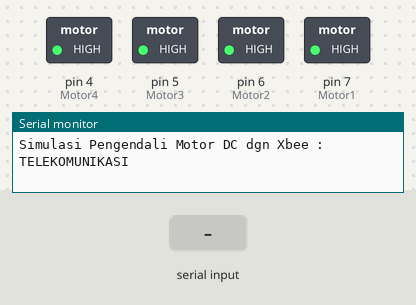
Bench run of a sketch on a simulated Arduino Uno, built with avr-gcc and run on an emulated ATmega328P. Shown: switched loads named in the sketch (green lamp = pin HIGH), the last lines printed to the serial monitor. The test bench sets the inputs (shaded band).

Above: at 1.2 s.
1.3 s: "1" received over Serial
At 1.6 s:
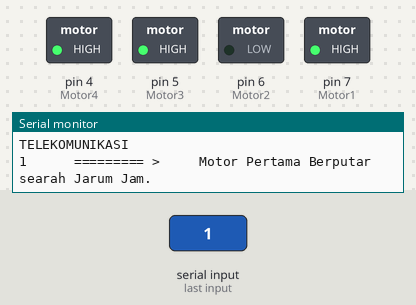
2.8 s: "2" received over Serial
At 3.1 s:
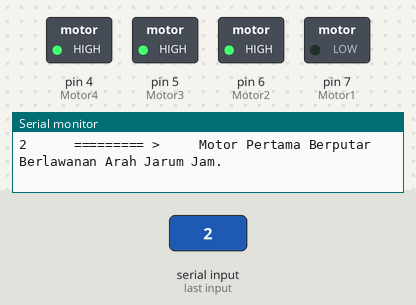
4.3 s: "3" received over Serial
At 5.0 s:
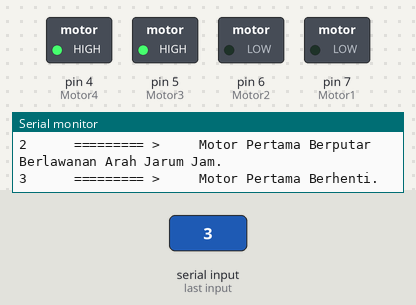
5.8 s: "4" received over Serial
At 6.2 s:
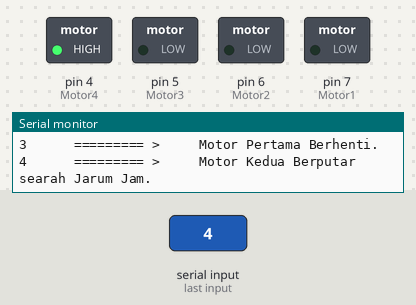
7.3 s: "5" received over Serial
At 7.7 s:
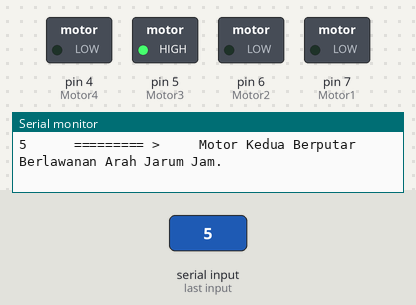
8.8 s: "6" received over Serial
At 9.7 s:
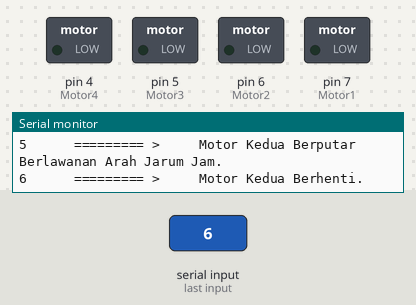
Timing chart, 0 to 11.3 s (numbered marks = the images above; inputs shaded):
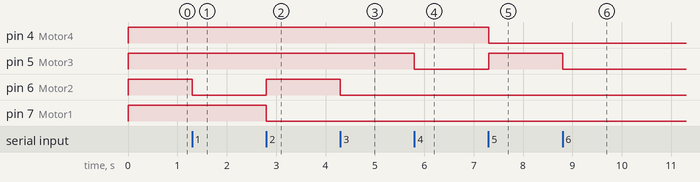

The sketch:

receiver.ino
```cpp
int Motor1 = 7;
int Motor2 = 6;
int Motor3 = 5;
int Motor4 = 4;
int DataCheck = 0;

void setup() {
  // put your setup code here, to run once:
  Serial.begin(9600);
  pinMode(Motor1, OUTPUT);
  pinMode(Motor2, OUTPUT);
  pinMode(Motor3, OUTPUT);
  pinMode(Motor4, OUTPUT);

  digitalWrite(Motor1, HIGH);
  digitalWrite(Motor2, HIGH);
  digitalWrite(Motor3, HIGH);
  digitalWrite(Motor4, HIGH);
  Serial.print("Simulasi Pengendali Motor DC dgn Xbee :");
  Serial.println();
  Serial.println("TELEKOMUNIKASI");
  Serial.println();
  Serial.println();
  Serial.println();

}

void loop() {
  // put your main code here, to run repeatedly:
  if (Serial.available())
  {
    char data = Serial.read();
    Serial.print(data);
    Serial.print("      ========= >     ");

    if(data == '1'){DataCheck = 1; digitalWrite(Motor2, LOW); digitalWrite(Motor1, HIGH); Serial.println("Motor Pertama Berputar searah Jarum Jam.");}
    if(data == '2'){DataCheck = 1; digitalWrite(Motor1, LOW); digitalWrite(Motor2, HIGH); Serial.println("Motor Pertama Berputar Berlawanan Arah Jarum Jam.");}
    if(data == '3'){DataCheck = 1; digitalWrite(Motor1, LOW); digitalWrite(Motor2, LOW); Serial.println("Motor Pertama Berhenti.");}
    if(data == '4'){DataCheck = 1; digitalWrite(Motor3, LOW); digitalWrite(Motor4, HIGH); Serial.println("Motor Kedua Berputar searah Jarum Jam.");}
    if(data == '5'){DataCheck = 1; digitalWrite(Motor4, LOW); digitalWrite(Motor3, HIGH); Serial.println("Motor Kedua Berputar Berlawanan Arah Jarum Jam.");}
    if(data == '6'){DataCheck = 1; digitalWrite(Motor3, LOW); digitalWrite(Motor4, LOW); Serial.println("Motor Kedua Berhenti.");}
    if(data == '7'){DataCheck = 1; digitalWrite(Motor1, HIGH); digitalWrite(Motor2, LOW); digitalWrite(Motor3, LOW); digitalWrite(Motor4, LOW);Serial.println("Motor Pertama berputar dan Motor Kedua berhenti.");}
    if(data == '8'){DataCheck = 1; digitalWrite(Motor1, HIGH); digitalWrite(Motor2, LOW); (Motor3, LOW); digitalWrite(Motor4, HIGH); Serial.println("Kedua Motor berputar.");}
    if(data == '9'){DataCheck = 1; digitalWrite(Motor1, LOW); digitalWrite(Motor2, LOW);(Motor3, LOW); digitalWrite(Motor4, LOW); Serial.println("Kedua Motor Berhenti.");}
    if(data == 0){Serial.println("Perintah Salah. Silahkan Ulangi!!!");}
    Serial.println();
    DataCheck = 0;


  }
}
```

Measured:
- after the input at 1.3 s, pin 6 (Motor2): HIGH → LOW at once
- after the input at 2.8 s, pin 6 (Motor2): LOW → HIGH at once; pin 7 (Motor1): HIGH → LOW at once
- after the input at 4.3 s, pin 6 (Motor2): HIGH → LOW at once
- after the input at 5.8 s, pin 5 (Motor3): HIGH → LOW at once
- after the input at 7.3 s, pin 4 (Motor4): HIGH → LOW at once; pin 5 (Motor3): LOW → HIGH at once
- after the input at 8.8 s, pin 5 (Motor3): HIGH → LOW at once
